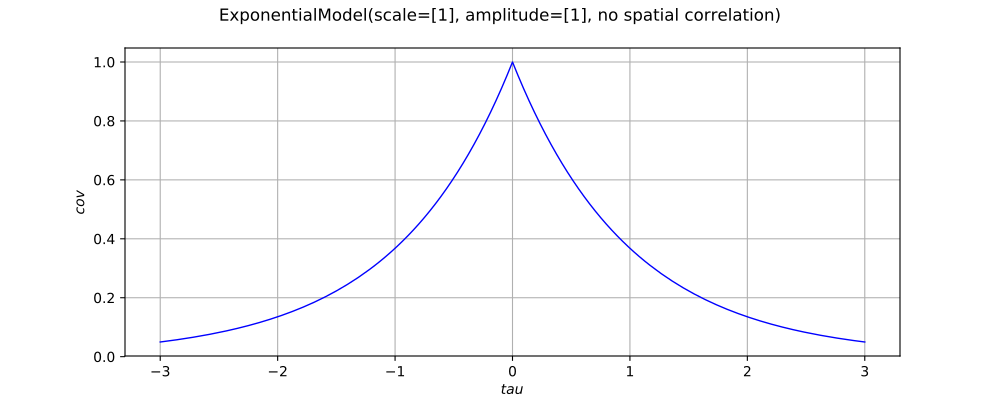

Reproduce this figure in Python.
import openturns as ot
from matplotlib import pyplot as plt
from openturns.viewer import View
covarianceModel = ot.ExponentialModel()
if covarianceModel.getInputDimension() == 1:
    scale = covarianceModel.getScale()[0]
    if covarianceModel.isStationary():
        def f(x):
            return [covarianceModel(x)[0, 0]]
        func = ot.PythonFunction(1,1,f)
        func.setDescription(['$tau$', '$cov$'])
        cov_graph = func.draw(-3.0 * scale, 3.0 * scale, 129)
        fig = plt.figure(figsize=(10, 4))
        plt.suptitle(str(covarianceModel))
        cov_axis = fig.add_subplot(111)
        View(cov_graph, figure=fig, axes=[cov_axis], add_legend=False)
    else:
        def f(x):
            return [covarianceModel([x[0]], [x[1]])[0, 0]]
        func = ot.PythonFunction(2,1,f)
        func.setDescription(['$s$', '$t$', '$cov$'])
        cov_graph = func.draw([-3.0 * scale]*2, [3.0 * scale]*2, [129]*2)
        fig = plt.figure(figsize=(10, 4))
        plt.suptitle(str(covarianceModel))
        cov_axis = fig.add_subplot(111)
        View(cov_graph, figure=fig, axes=[cov_axis], add_legend=False)
